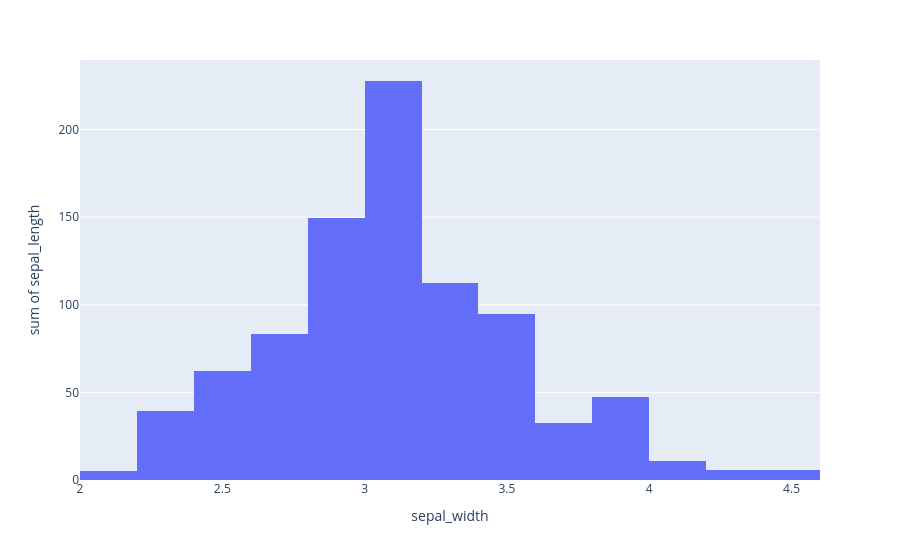

Write notebook code for a chart like this one.
### Markdown cell above
histogram

### Code cell
import plotly.express as px

df=px.data.iris()
df
fig=px.histogram(df,x="sepal_width",y="sepal_length")
fig.show()

### Figure 1 — Plotly figure (JSON) as saved in the notebook; plotly's stock layout.template omitted (floating-point values rounded to 4 significant figures; data arrays with more than 128 entries replaced by an {"elided": "..."} marker saying what was removed)
{"data": [{"bingroup": "x", "histfunc": "sum", "hovertemplate": "sepal_width=%{x}<br>sum of sepal_length=%{y}<extra></extra>", "legendgroup": "", "marker": {"color": "#636efa", "pattern": {"shape": ""}}, "name": "", "orientation": "v", "showlegend": false, "type": "histogram", "x": {"elided": "150 float values"}, "xaxis": "x", "y": {"elided": "150 float values"}, "yaxis": "y"}], "layout": {"barmode": "relative", "legend": {"tracegroupgap": 0}, "margin": {"t": 60}, "xaxis": {"anchor": "y", "domain": [0, 1], "title": {"text": "sepal_width"}}, "yaxis": {"anchor": "x", "domain": [0, 1], "title": {"text": "sum of sepal_length"}}}}
